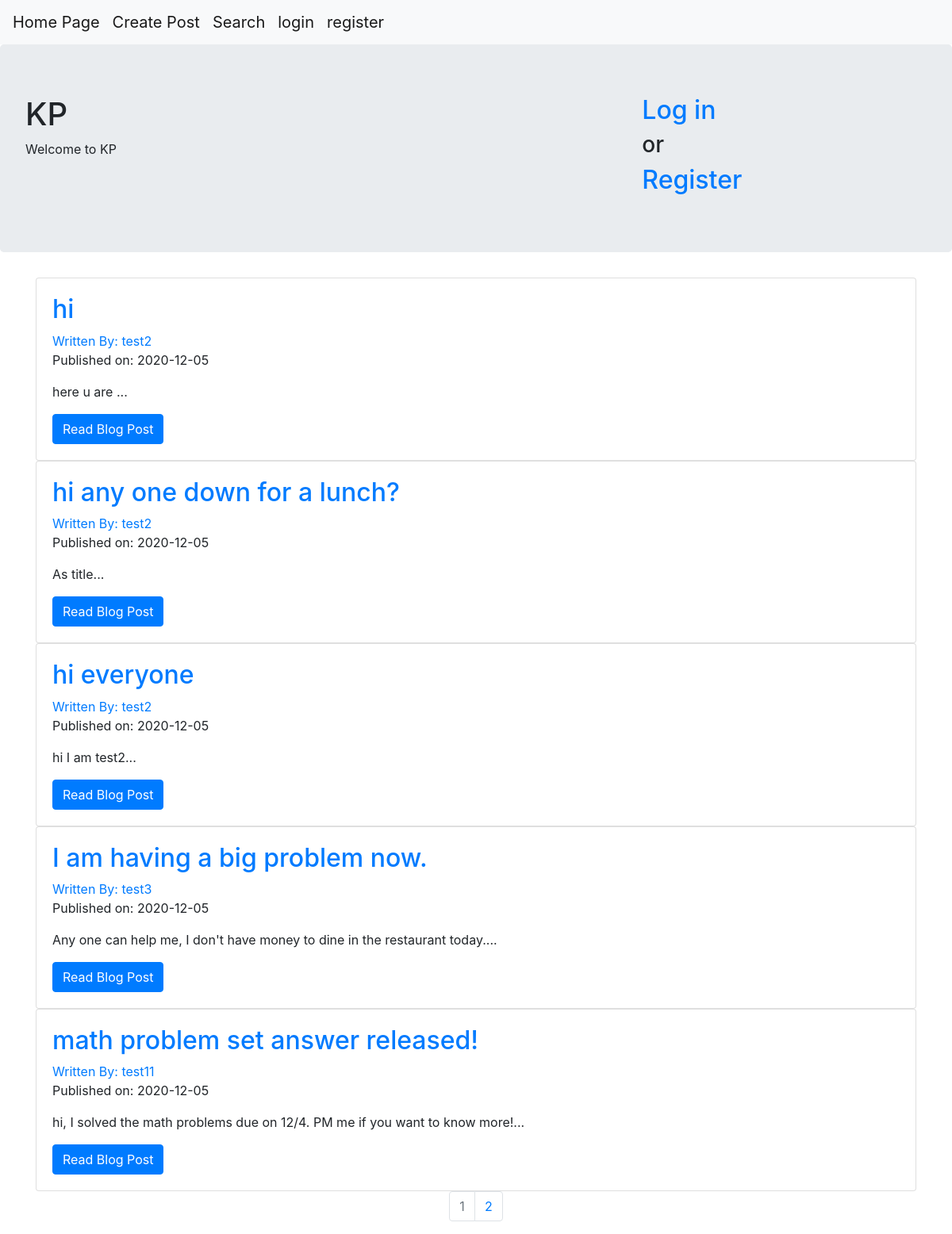
The page / on the database its author committed.
### projectKanpai/models.py (models this page shows, shortened)
class BlogPost(db.Model):
    users = db.relationship(User)
    id = db.Column(db.Integer,primary_key=True)
    user_id = db.Column(db.Integer, db.ForeignKey('users.id'), nullable = False)
    date = db.Column(db.DateTime, nullable = False, default = datetime.utcnow)
    title = db.Column(db.String(160), nullable = False)
    text = db.Column(db.Text, nullable = False)

class User(db.Model, UserMixin):
    __tablename__ = 'users'
    id = db.Column(db.Integer, primary_key = True)
    email = db.Column(db.String(64), unique=True, index=True)
    username = db.Column(db.String(64), unique=True, index=True)
    password_hash = db.Column(db.String(128))
    posts = db.relationship('BlogPost', backref='author')

### projectKanpai/core/views.py (the view)
@core.route('/')
def index():
    page = request.args.get('page', 1, type=int)
    blog_posts = BlogPost.query.order_by(BlogPost.date.desc()).paginate(page = page, per_page = 5)
    return render_template('index.html', blog_posts = blog_posts)

### projectKanpai/templates/index.html (shortened to what this page needs)
{% extends "base.html" %}
{% block content %}
  <div class=" jumbotron">
    <div class="row">
      <div class="col-md-8">
        <h1>KP</h1>
        <p>Welcome to KP</p>
      </div>
      <div class="col-6 col-md-4">
        <h2> <a href="{{url_for('users.login')}}"> Log in </a></h2>
        <h3> or </h2>
        <h2> <a href="{{url_for('users.register')}}"> Register </a></h2>
      </div>
    </div>
  </div>
  <div class="container">
    {% for post in blog_posts.items %}
    <div class="card" >
      <div class="card-body">
        <h2><a class="card-title" href="  {{ url_for('blog_posts.blog_post', blog_post_id=post.id) }}">{{ post.title }}</a></h2>
        <a href="{{ url_for('users.user_posts', username=post.author.username) }}">Written By: {{ post.author.username }}</a>
        <p>Published on: {{ post.date.strftime('%Y-%m-%d') }}</p>
        <p class="card-text">{{ post.text[:100] }}...</p>
        <a href="{{ url_for('blog_posts.blog_post', blog_post_id=post.id) }}" class="btn btn-primary">Read Blog Post</a>
      </div>
    </div>
   {% endfor %}
   <nav aria-label="Page navigation example">
     <ul class="pagination justify-content-center">
       {% for page_num in blog_posts.iter_pages(left_edge=1, right_edge=1, left_current=1, right_current=2) %}
          {% if blog_posts.page == page_num %}
          <li class="page-item disabled">
            <a class="page-link" href="{{ url_for('core.index', page=page_num) }}">{{ page_num }}</a></li>
          {% else %}
            <li class="page-item"><a class="page-link" href="{{ url_for('core.index', page=page_num) }}">{{ page_num }}</a></li>
          {% endif %}
      {% endfor %}
    </nav>
{% endblock %}

### projectKanpai/templates/base.html (shortened to what this page needs)
<!DOCTYPE html>
<html>
  <head>
    <link rel="stylesheet" href="https://maxcdn.bootstrapcdn.com/bootstrap/4.0.0/css/bootstrap.min.css">
  </head>
  <body>
    <nav class="navbar navbar-expand-lg navbar-light bg-light">
    <div class="navbar-nav">
      <a class="navbar-brand" href="{{url_for('core.index')}}"> Home Page </a>
      <a class="navbar-brand" href="{{url_for('blog_posts.create_post')}}"> Create Post</a>
      <a class="navbar-brand" href="{{url_for('core.search')}}"> Search </a>
      {% if current_user.is_authenticated%}
      <a class="navbar-brand" href = "{{url_for('users.logout')}}">logout</a>
      <a class="navbar-brand" href = "{{url_for('users.account')}}">Account</a>
      {% else %}
      <a class="navbar-brand" href = "{{url_for('users.login')}}">login</a>
      <a class="navbar-brand" href = "{{url_for('users.register')}}">register</a>
      {% endif %}
    </div>
    </nav>
    {% block content %}
    {% endblock %}
  </body>
</html>

### rows shown on the page
BlogPost: title "hi", author.username "test2", date "2020-12-05", text "here u are"
BlogPost: title "hi any one down for a lunch?", author.username "test2", date "2020-12-05", text "As title"
BlogPost: title "hi everyone", author.username "test2", date "2020-12-05", text "hi I am test2"
BlogPost: title "I am having a big problem now.", author.username "test3", date "2020-12-05", text "Any one can help me, I don't have money to dine in the restaurant today."
BlogPost: title "math problem set answer released!", author.username "test11", date "2020-12-05", text "hi, I solved the math problems due on 12/4. PM me if you want to know more!"

### other values the page prints
{{ page_num }} "1"
{{ page_num }} "2"
